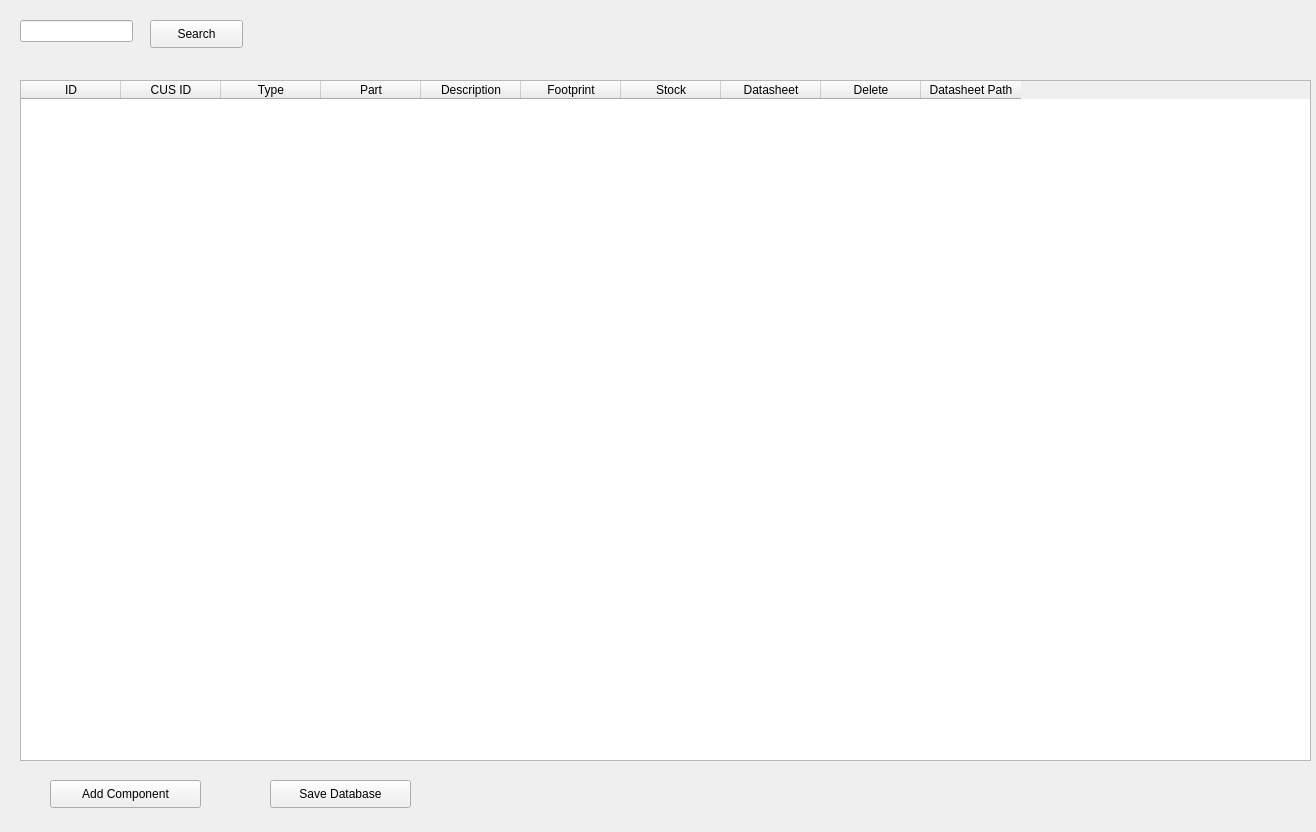
<?xml version="1.0" encoding="UTF-8"?>
<ui version="4.0">
 <class>Form</class>
 <widget class="QWidget" name="Form">
  <property name="geometry">
   <rect>
    <x>0</x>
    <y>0</y>
    <width>1316</width>
    <height>832</height>
   </rect>
  </property>
  <property name="windowTitle">
   <string>Form</string>
  </property>
  <widget class="QPushButton" name="searchButton">
   <property name="geometry">
    <rect>
     <x>150</x>
     <y>20</y>
     <width>93</width>
     <height>28</height>
    </rect>
   </property>
   <property name="text">
    <string>Search</string>
   </property>
  </widget>
  <widget class="QLineEdit" name="searchField">
   <property name="geometry">
    <rect>
     <x>20</x>
     <y>20</y>
     <width>113</width>
     <height>22</height>
    </rect>
   </property>
  </widget>
  <widget class="QPushButton" name="addComponentButton">
   <property name="geometry">
    <rect>
     <x>50</x>
     <y>780</y>
     <width>151</width>
     <height>28</height>
    </rect>
   </property>
   <property name="text">
    <string>Add Component</string>
   </property>
  </widget>
  <widget class="QPushButton" name="saveDatabaseButton">
   <property name="geometry">
    <rect>
     <x>270</x>
     <y>780</y>
     <width>141</width>
     <height>28</height>
    </rect>
   </property>
   <property name="text">
    <string>Save Database</string>
   </property>
  </widget>
  <widget class="QTableWidget" name="partsTable">
   <property name="geometry">
    <rect>
     <x>20</x>
     <y>80</y>
     <width>1291</width>
     <height>681</height>
    </rect>
   </property>
   <column>
    <property name="text">
     <string>ID</string>
    </property>
   </column>
   <column>
    <property name="text">
     <string>CUS ID</string>
    </property>
   </column>
   <column>
    <property name="text">
     <string>Type</string>
    </property>
   </column>
   <column>
    <property name="text">
     <string>Part</string>
    </property>
   </column>
   <column>
    <property name="text">
     <string>Description</string>
    </property>
   </column>
   <column>
    <property name="text">
     <string>Footprint</string>
    </property>
   </column>
   <column>
    <property name="text">
     <string>Stock</string>
    </property>
   </column>
   <column>
    <property name="text">
     <string>Datasheet</string>
    </property>
   </column>
   <column>
    <property name="text">
     <string>Delete</string>
    </property>
   </column>
   <column>
    <property name="text">
     <string>Datasheet Path</string>
    </property>
   </column>
  </widget>
 </widget>
 <resources/>
 <connections/>
</ui>
